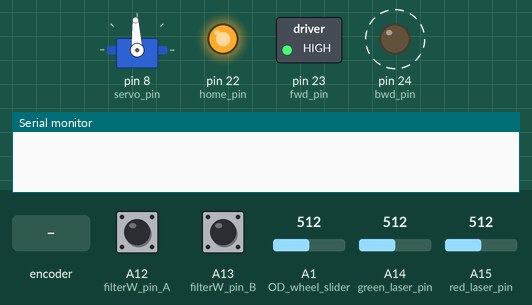
A sketch run on a simulated Arduino Mega 2560, built with avr-gcc and run on an emulated ATmega2560. On the bench: servo, switched loads named in the sketch (green lamp = pin HIGH), output pins drawn as LEDs (lit = HIGH), the last lines printed to the serial monitor. Dashed ring = blinking. The inputs (shaded band) are chosen by the test bench; at power-on: A14 (green_laser_pin) = 512, A15 (red_laser_pin) = 512, A1 (OD_wheel_slider) = 512, A12 (filterW_pin_A) HIGH, A13 (filterW_pin_B) HIGH.

Above: at 6.7 s.
6.8 s: A14 (green_laser_pin) set to 0
9.4 s: rotary encoder on A12 (filterW_pin_A) / A13 (filterW_pin_B) turned 2 steps (second pin leading)
At 9.64 s:
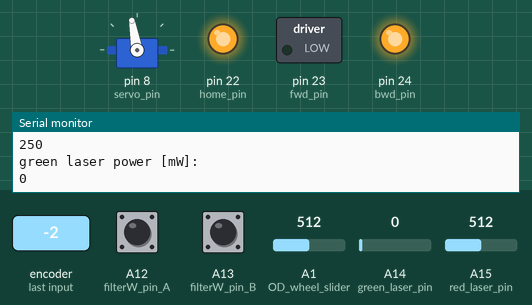
At 12.6 s:
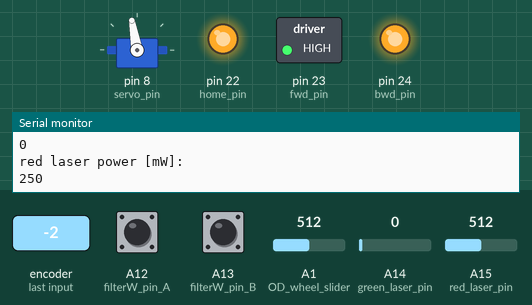
12.8 s: A15 (red_laser_pin) set to 26
14.3 s: A15 (red_laser_pin) set to 22
15.8 s: A1 (OD_wheel_slider) set to 716
At 16.1 s:
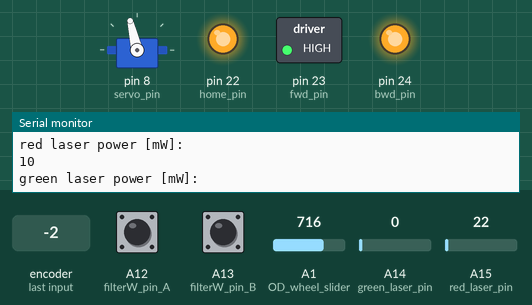
18.8 s: A1 (OD_wheel_slider) set to 0
At 19.7 s:
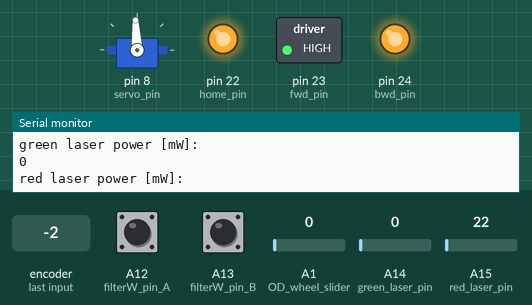
Timing chart, 0 to 21.3 s (numbered marks = the images above; inputs shaded):
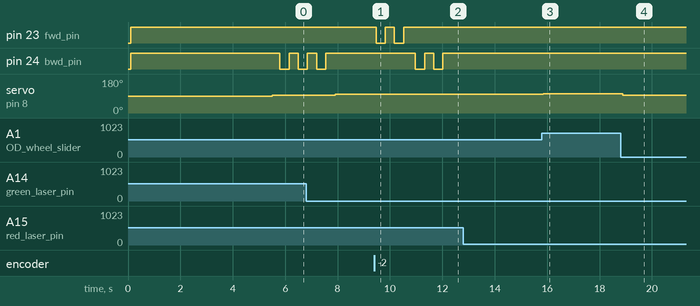

Measured:
- after the input at 9.4 s, pin 23 (fwd_pin): alternates HIGH for 0.35 s and LOW for 0.35 s, 4 changes in all, then stays HIGH, starting after 0.07 s; pin 24 (bwd_pin): alternates HIGH for 0.35 s and LOW for 0.35 s, 4 changes in all, then stays HIGH, starting after 1.6 s
- after the input at 15.8 s, servo on pin 8 (servo_pin): 100° → 103° after 0.06 s
- after the input at 18.8 s, servo on pin 8 (servo_pin): 103° → 93° after 0.09 s

The sketch:

Laser_OD_controller.ino
```cpp
/*
  This sketch is written for a Arduino Mega 2560 Rev3 and it modulates a gem 640 and gem 532 DPSS laser
  (https://novantaphotonics.com/product/gem-solid-state-continuous-wave-lasers/) based on the analogue signal from a NI DAQ 6713 card
  (https://www.ni.com/de-de/support/model.pci-6713.html?srsltid=AfmBOoo-oGrrvV_yyremIEEHGdVB5U6n_pt5i-xaASUSRoXrJi6zpJkq):
  640 nm laser = red_laser
  532 nm laser = green_laser
  GEM640 connected to Serial1 (RX:19, TX:18)
  GEM532 connected to Serial2 (RX:17, TX:16)

  Additionally a motorized filter wheel from Thorlabs (https://www.thorlabs.com/thorproduct.cfm?partnumber=FW103/M) with a BSC201 controller
  (https://www.thorlabs.com/thorproduct.cfm?partnumber=BSC201) is moved according to the digital signal from the DAQ card. Furthermore
  a servo motor with an attached OD-wheel is moved according to a analogue signal from a NI DAQ 6713 card.
*/
#include <SoftwareSerial.h>
#include <Servo.h>

// activate Servo
Servo OD_Servo;

///////////////
//Define pins//
///////////////

// Define DPSS laser pins:
int red_laser_pin = A15; // analogue signal from DAQ card to modulate red laser
int green_laser_pin = A14; // analogue signal from DAQ card to modulate green laser

// Define filter wheel pins (0: activated, 1: deactivated):
int home_pin = 22; // connected to Pin 4 (Trigger In) on BSC201, Hardware Triggering of BSC201 must be activated and set to "Home" as action.
int fwd_pin = 23; // connected to Pin 2 (Jog forwards) on BSC201
int bwd_pin = 24; // connected to Pin 10 (Jog backwards) on BSC201
int filterW_pin_A = A12; // analogue signal A from DAQ card to control filter wheel
int filterW_pin_B = A13; // analogue signal B from DAQ card to control filter wheel

// Define Servo pins:
int servo_pin = 8;
int OD_wheel_slider = A1;
int new_OD_pos;

/////////////////////////////
//define initial parameters//
/////////////////////////////

// set laser state to off:
int red_laser_state = 0;
int green_laser_state = 0;

// set initial laser power to 0 mW:
int red_laser_power = 0;
int green_laser_power = 0;
int new_red_laser_power = 0;
int new_green_laser_power = 0;

// set initial FW position to home:
int FW_pos = 1;

void setup(){
  // initialize laser:
  Serial.begin(9600);   // open connection to PC for debugging
  Serial1.begin(57600); // initialize serial port for GEM640 laser (Baud-Rate 57600)
  Serial2.begin(9600);  // initialize serial port for GEM532 laser (Baud-Rate 9600)
  Serial1.write("\r");  // clean up
  Serial2.write("\r");
  delay(50);
  Serial1.write("OFF\r");     // GEM640 is switched initially off
  Serial2.write("OFF\r");     // GEM532 is switched initially off
  delay(50);

  // initialize filter wheel:
  pinMode(fwd_pin, OUTPUT);
  pinMode(bwd_pin, OUTPUT);
  pinMode(home_pin, OUTPUT);
  pinMode(filterW_pin_A, INPUT_PULLUP);
  pinMode(filterW_pin_B, INPUT_PULLUP);
  digitalWrite(fwd_pin, 1);
  digitalWrite(bwd_pin, 1);
  delay(100);
  digitalWrite(home_pin, 0);
  delay(300);
  digitalWrite(home_pin, 1);
  delay(5000); // wait until filter wheel is homed

  // initialize OD wheel servo:
  pinMode(OD_wheel_slider, INPUT_PULLUP);
  OD_Servo.attach(servo_pin);
  OD_Servo.writeMicroseconds(1500);


}

int calcLaserPower(int slider){
  // calcLaserPower calculates the laser power from the analogue slider value
  int laser_power;
  if (slider == 0) {
    laser_power = 0;
  }
  else {
    laser_power = slider/2.046;
  }
  return laser_power;
}

int moveFWposition(int FW_pos, int new_pos){
  // moveFWposition moves Filter Wheel to a new position depending on the old Filter Wheel position
  int difference;
  difference = new_pos - FW_pos;
  if (difference > 0){ // move reverse
    while (difference != 0){
      digitalWrite(bwd_pin, 0);
      delay(350);
      digitalWrite(bwd_pin, 1);
      delay(350);
      difference -= 1;
    }
  }
  if (difference < 0){ // move foreward
    while (difference != 0){
      digitalWrite(fwd_pin, 0);
      delay(350);
      digitalWrite(fwd_pin, 1);
      delay(350);
      difference += 1;
    }
  }
}


void loop(){
  // read laser power:
  int red_laser_slider = analogRead(red_laser_pin);
  int green_laser_slider = analogRead(green_laser_pin);

  // calculate new laser power:
  new_red_laser_power = calcLaserPower(red_laser_slider);
  new_green_laser_power = calcLaserPower(green_laser_slider);

  ////////////////////////////////
  // communicate with red laser://
  ////////////////////////////////
  if (new_red_laser_power != red_laser_power && new_red_laser_power > 10) { //red laser power was adjusted and is more then 10 mW
    if (red_laser_state == 0) { // red laser is switched off
      Serial1.write("ON\r"); // switch on red laser on before adjusting laser power
      delay(50);
    }
    // Adjust red laser power:
    red_laser_power = new_red_laser_power;
    Serial1.write("POWER=");
    delay(50);
    Serial1.print(red_laser_power);
    delay(50);
    Serial1.write("\r");
    red_laser_state = 1;
  }
  else if (new_red_laser_power != red_laser_power && new_red_laser_power <= 10) { // red laser power was adjusted and is less then 10 mW
    red_laser_power = new_red_laser_power;
    Serial1.write("OFF\r");
    red_laser_state = 0;
    delay(50);
  }

  //////////////////////////////////
  // communicate with green laser://
  //////////////////////////////////
  if (new_green_laser_power != green_laser_power && new_green_laser_power > 10) { //green laser power was adjusted and is more then 10 mW
    if (green_laser_state == 0) { // green laser is switched off
      Serial2.write("ON\r"); // switch on green laser on before adjusting laser power
      delay(50);
    }
    // Adjust laser power:
    green_laser_power = new_green_laser_power;
    Serial2.write("POWER=");
    delay(50);
    Serial2.print(green_laser_power);
    delay(50);
    Serial2.write("\r");
    green_laser_state = 1;
  }
  else if (new_green_laser_power != green_laser_power && new_green_laser_power <= 10) { // green laser power was adjusted and is less then 10 mW
    green_laser_power = new_green_laser_power;
    Serial2.write("OFF\r");
    green_laser_state = 0;
    delay(50);
  }

  ///////////////////////////////////
  // communicate with filter wheel://
  ///////////////////////////////////

  // read filter wheel input:
  int FW_pin_A_state = digitalRead(filterW_pin_A);
  int FW_pin_B_state = digitalRead(filterW_pin_B);

  if (not FW_pin_A_state && not FW_pin_B_state){ // move to filter wheel position 1
    //Serial.println("pos_1");
    moveFWposition(FW_pos, 1);
    FW_pos = 1;
  }
  else if (not FW_pin_A_state && FW_pin_B_state){ // move to filter wheel position 1
    //Serial.println("pos_2");
    moveFWposition(FW_pos, 2);
    FW_pos = 2;
  }
  else if (FW_pin_A_state && not FW_pin_B_state){ // move to filter wheel position 1
    //Serial.println("pos_3");
    moveFWposition(FW_pos, 3);
    FW_pos = 3;
  }
  else if (FW_pin_A_state && FW_pin_B_state){ // move to filter wheel position 1
    //Serial.println("pos_4");
    moveFWposition(FW_pos, 4);
    FW_pos = 4;
  }

  /////////////////
  //move OD-wheel//
  /////////////////

  int OD_slider_val = analogRead(OD_wheel_slider); // read Servo Pin from NIDAQ
  // change OD Wheel pos
  new_OD_pos = map(OD_slider_val, 14, 1023, 1500, 1650); // original 1670
  OD_Servo.writeMicroseconds(new_OD_pos);


  // activate to send signals for debugging:
  Serial.println("red laser power [mW]:");
  Serial.println(red_laser_power);
  Serial.println("green laser power [mW]:");
  Serial.println(green_laser_power);

  //Serial.println("pin_A");
  //Serial.println(FW_pin_A_state);
  //Serial.println("pin_B");
  //Serial.println(FW_pin_B_state);

  delay(100);
}
```
